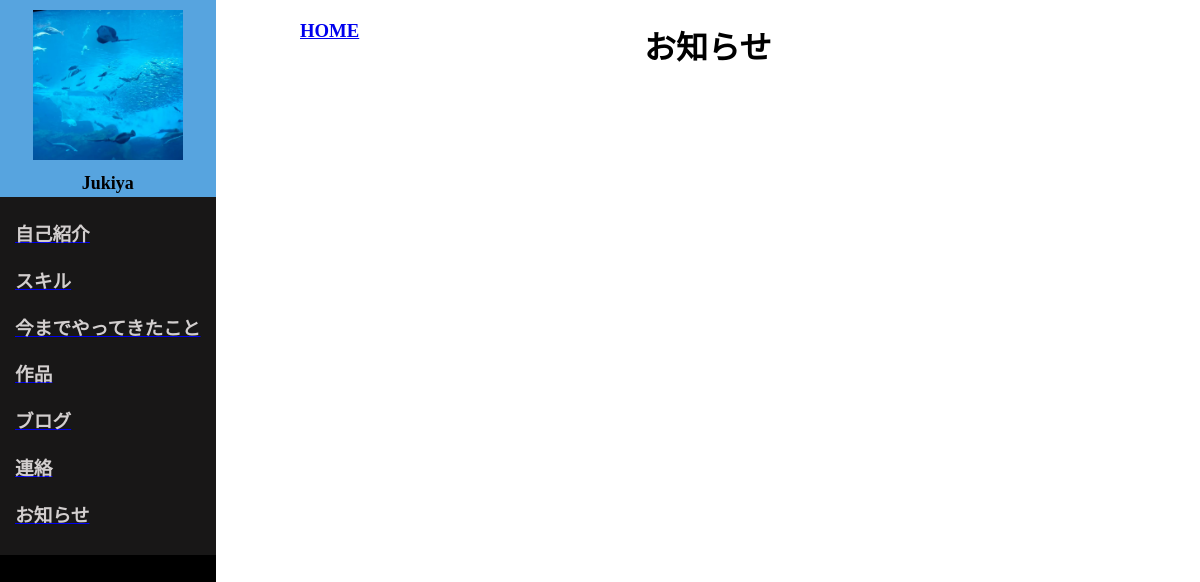
The page /news/ on the database as committed earlier.
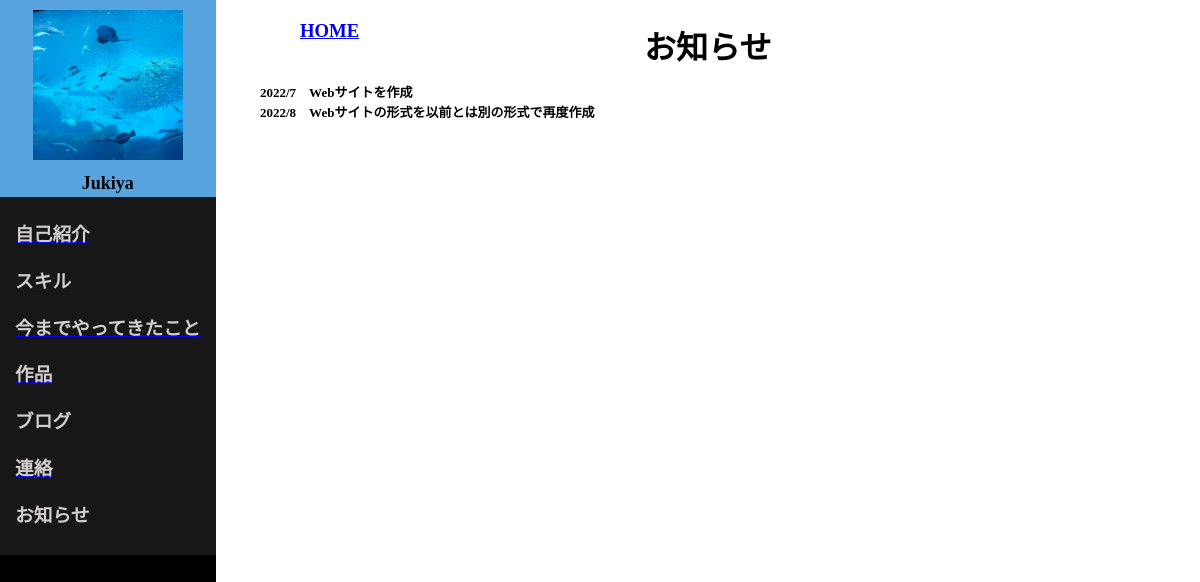
The same page on the database as committed later.
### myapp/models.py (models this page shows)
class NewsModel(models.Model):
    news = models.TextField(max_length=200, blank=True)

### myapp/views.py (the view)
# urls.py: path("news/", views.NewsView.as_view(), name="news"),
class NewsView(View):
    def get(self, request, *args, **kwargs):
        news_data = NewsModel.objects.all()
        return render(request, "myapp/news.html", {"news_data":news_data})

### myapp/templates/myapp/news.html (shortened to what this page needs)
<!DOCTYPE html>
{% load static %}
<html lang="en">
    <head>
        <link rel="stylesheet" type="text/css" href="{% static 'css/news.css' %}">
        <div class="header">
            <div class="profile">
                <img src="/media/img/upload/my_favorite_photo.jpg" , alt="profile_icon" , width="150" , height="150">
                <h1><font color="black">Jukiya</font></h1>
            </div>
            <div class="page_link">
                <a href="{% url 'myapp:introduction' %}"><h3>自己紹介</h3></a>
                <a href="{% url 'myapp:skill' %}"><h3>スキル</h3></a>
                <a href="{% url 'myapp:experience' %}"><h3>今までやってきたこと</h3></a>
                <a href="{% url 'myapp:works' %}"><h3>作品</h3></a>
                <a href="{% url 'myapp:blog' %}"><h3>ブログ</h3></a>
                <a href="{% url 'myapp:contact' %}"><h3>連絡</h3></a>
                <a href="{% url 'myapp:news' %}"><h3>お知らせ</h3></a>
            </div>
        </div>
    </head>
    <body>
        <div class="title">
            <a href="{% url 'myapp:home' %}"><h3>HOME</h3></a>
            <h1 class="news">お知らせ</h1>
        </div>
        <div class="news_content", id="newscontent">
            {% for news in news_data %}
            <ul>
                <li><h2>{{news.news | linebreaks}}</h2></li>
            </ul>
            {% endfor %}
        </div>
    </body>
</html>

Rows that differ between the two databases and show on the page:
added NewsModel: news "2022/7 Webサイトを作成 2022/8 Webサイトの形式を以前とは別の形式で再度作成"
